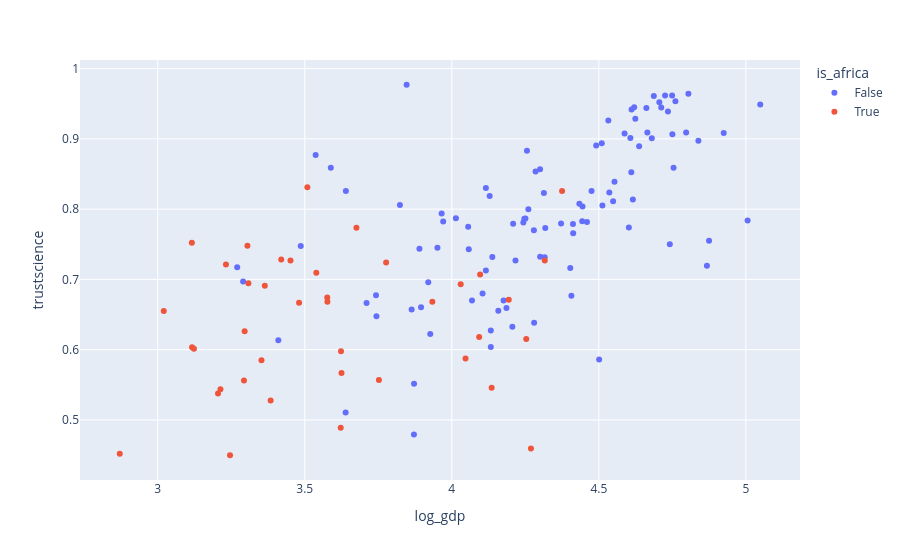

Write notebook code for a chart like this one.
### Code cell
px.scatter(df, x="log_gdp", 
           y="trustscience", 
           color='is_africa',
           hover_name='country')

### Figure 1 — Plotly figure (JSON) as saved in the notebook; plotly's stock layout.template omitted (floating-point values rounded to 4 significant figures)
{"data": [{"hovertemplate": "<b>%{hovertext}</b><br><br>is_africa=False<br>log_gdp=%{x}<br>trustscience=%{y}<extra></extra>", "hovertext": ["United States", "Lebanon", "Saudi Arabia", "Jordan", "Turkey", "Pakistan", "Indonesia", "Bangladesh", "United Kingdom", "France", "Germany", "Netherlands", "Belgium", "Spain", "Italy", "Poland", "Hungary", "Czech Republic", "Romania", "Sweden", "Greece", "Denmark", "Iran", "Singapore", "Japan", "China", "India", "Venezuela", "Brazil", "Mexico", "Israel", "Palestinian Territories", "Canada", "Australia", "Philippines", "Sri Lanka", "Vietnam", "Thailand", "Cambodia", "Laos", "Myanmar", "New Zealand", "South Korea", "Taiwan", "Afghanistan", "Belarus", "Georgia", "Kazakhstan", "Kyrgyzstan", "Moldova", "Russia", "Ukraine", "Costa Rica", "Albania", "Argentina", "Armenia", "Austria", "Azerbaijan", "Bolivia", "Bosnia and Herzegovina", "Bulgaria", "Chile", "Colombia", "Croatia", "Cyprus", "Dominican Republic", "Ecuador", "El Salvador", "Estonia", "Finland", "Guatemala", "Haiti", "Honduras", "Iceland", "Iraq", "Ireland", "Kuwait", "Latvia", "Lithuania", "Luxembourg", "Macedonia", "Malaysia", "Malta", "Mongolia", "Montenegro", "Nepal", "Nicaragua", "Norway", "Panama", "Paraguay", "Peru", "Portugal", "Serbia", "Slovakia", "Slovenia", "Switzerland", "Tajikistan", "Turkmenistan", "United Arab Emirates", "Uruguay", "Uzbekistan", "Yemen", "Kosovo", "Northern Cyprus"], "legendgroup": "False", "marker": {"color": "#636efa", "symbol": "circle"}, "mode": "markers", "name": "False", "orientation": "v", "showlegend": true, "type": "scatter", "x": [4.797, 4.116, 4.741, 3.971, 4.46, 3.744, 4.116, 3.64, 4.665, 4.662, 4.735, 4.754, 4.706, 4.611, 4.624, 4.51, 4.491, 4.602, 4.413, 4.725, 4.475, 4.749, 4.318, 5.006, 4.637, 4.26, 3.89, 4.217, 4.206, 4.3, 4.611, NaN, 4.68, 4.712, 3.951, 4.129, 3.871, 4.279, 3.639, 3.872, 3.824, 4.62, 4.607, NaN, 3.29, 4.3, 4.058, 4.445, 3.589, 3.863, 4.434, 3.965, 4.247, 4.105, 4.313, 4.014, 4.75, 4.256, 3.895, 4.133, 4.316, 4.403, 4.176, 4.412, 4.548, 4.25, 4.069, 3.92, 4.553, 4.687, 3.927, 3.27, 3.71, 4.76, 4.243, 4.925, 4.867, 4.443, 4.512, 5.049, 4.186, 4.501, 4.616, 4.138, 4.28, 3.486, 3.742, 4.805, 4.407, 4.133, 4.158, 4.532, 4.209, 4.536, 4.587, 4.838, 3.537, 4.285, 4.875, 4.372, 3.846, 3.41, 4.056, NaN], "xaxis": "x", "y": [0.9089, 0.83, 0.75, 0.7822, 0.7818, 0.6476, 0.7127, 0.8258, 0.9092, 0.9439, 0.9388, 0.859, 0.9521, 0.9418, 0.9288, 0.8936, 0.8907, 0.7738, 0.7658, 0.9617, 0.8258, 0.9617, 0.7731, 0.7838, 0.8896, 0.7997, 0.7436, 0.7267, 0.6325, 0.7321, 0.8523, 0.762, 0.9008, 0.9446, 0.745, 0.8186, 0.4792, 0.7698, 0.5105, 0.5516, 0.806, 0.9449, 0.9012, 0.7598, 0.697, 0.8566, 0.743, 0.8036, 0.859, 0.657, 0.8076, 0.7936, 0.7864, 0.68, 0.823, 0.787, 0.9065, 0.883, 0.6603, 0.6273, 0.7317, 0.7161, 0.67, 0.7789, 0.8113, 0.7866, 0.67, 0.696, 0.839, 0.9609, 0.6224, 0.7172, 0.6663, 0.9534, 0.781, 0.9083, 0.7194, 0.7827, 0.8052, 0.949, 0.6594, 0.5859, 0.8137, 0.7317, 0.6384, 0.7475, 0.6774, 0.9643, 0.6767, 0.6036, 0.6553, 0.926, 0.7793, 0.8238, 0.9077, 0.8972, 0.877, 0.8537, 0.755, 0.7796, 0.977, 0.6132, 0.775, 0.937], "yaxis": "y"}, {"hovertemplate": "<b>%{hovertext}</b><br><br>is_africa=True<br>log_gdp=%{x}<br>trustscience=%{y}<extra></extra>", "hovertext": ["Egypt", "Morocco", "Nigeria", "Kenya", "Tanzania", "Ghana", "Uganda", "Benin", "Madagascar", "Malawi", "South Africa", "Botswana", "Ethiopia", "Mali", "Mauritania", "Mozambique", "Niger", "Rwanda", "Senegal", "Zambia", "Burkina Faso", "Cameroon", "Sierra Leone", "Zimbabwe", "Algeria", "Burundi", "Chad", "Comoros", "Republic of Congo", "Gabon", "Guinea", "Ivory Coast", "Liberia", "Libya", "Mauritius", "Namibia", "Eswatini", "The Gambia", "Togo", "Tunisia"], "legendgroup": "True", "marker": {"color": "#EF553B", "symbol": "circle"}, "mode": "markers", "name": "True", "orientation": "v", "showlegend": true, "type": "scatter", "x": [4.093, 3.934, 3.777, 3.539, 3.509, 3.676, 3.308, 3.384, 3.213, 3.117, 4.135, 4.269, 3.305, 3.364, 3.622, 3.123, 3.021, 3.353, 3.577, 3.625, 3.296, 3.576, 3.205, 3.481, 4.194, 2.871, 3.293, 3.451, 3.752, 4.253, 3.42, 3.623, 3.116, 4.316, 4.375, 4.047, 4.03, 3.232, 3.246, 4.096], "xaxis": "x", "y": [0.618, 0.668, 0.724, 0.7094, 0.831, 0.7734, 0.6944, 0.5277, 0.5436, 0.6034, 0.5456, 0.4592, 0.748, 0.6909, 0.489, 0.6014, 0.6551, 0.585, 0.668, 0.5667, 0.6261, 0.6741, 0.5376, 0.6667, 0.6711, 0.4517, 0.5562, 0.7268, 0.5567, 0.6153, 0.7281, 0.5978, 0.752, 0.7267, 0.8258, 0.5875, 0.6932, 0.721, 0.4497, 0.7071], "yaxis": "y"}], "layout": {"legend": {"title": {"text": "is_africa"}, "tracegroupgap": 0}, "margin": {"t": 60}, "xaxis": {"anchor": "y", "domain": [0, 1], "title": {"text": "log_gdp"}}, "yaxis": {"anchor": "x", "domain": [0, 1], "title": {"text": "trustscience"}}}}
